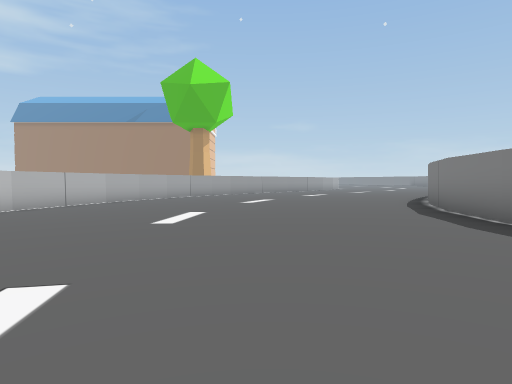
[1] (above)

22 first-person views from a walk through a 3-D level made in the Unity game engine. The camera is 1.3 m above the floor, tilts 2° down and sees 75° across. The floor is counted in squares, 2 m on a side. Each view is taken from the middle of a square. On the plan, view 1 faces up. The plan holds only what a view shows up to about 10 squares ahead; the rest is blank. The place goes on beyond the plan. The player character is not drawn.

[2]
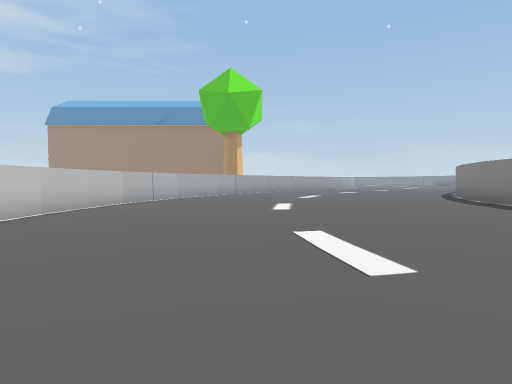

[3]
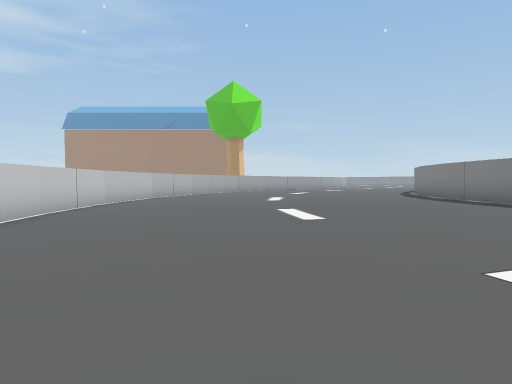

[4]
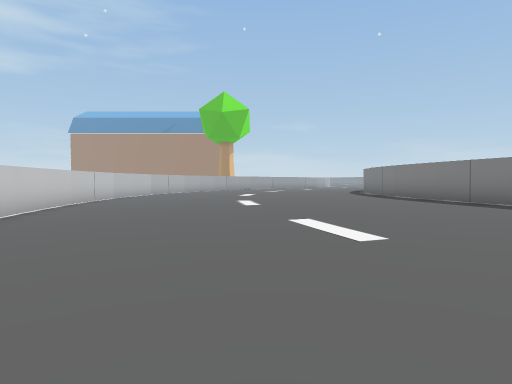

[5]
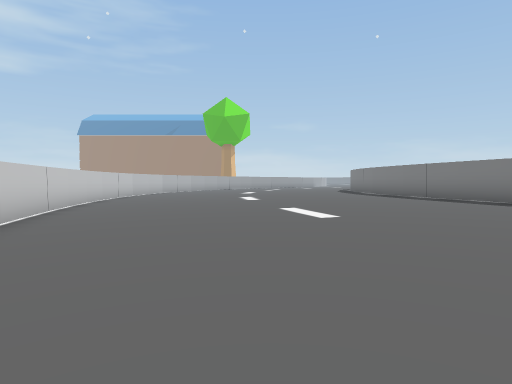

[6]
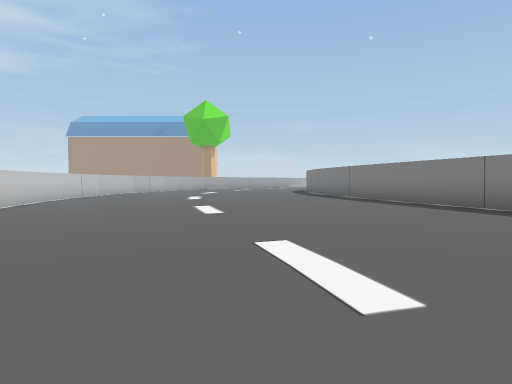

[7]
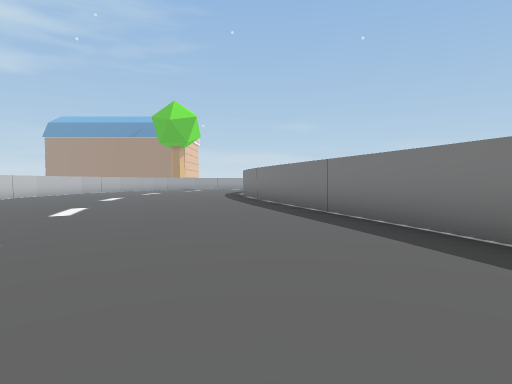

[8]
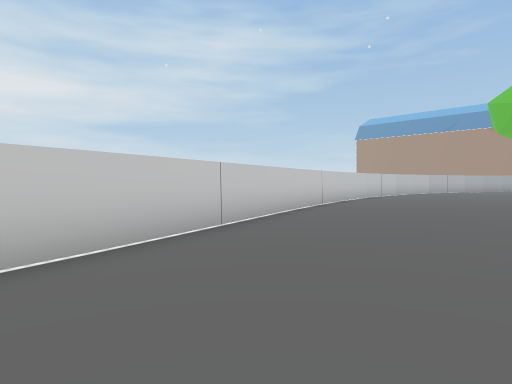

[9]
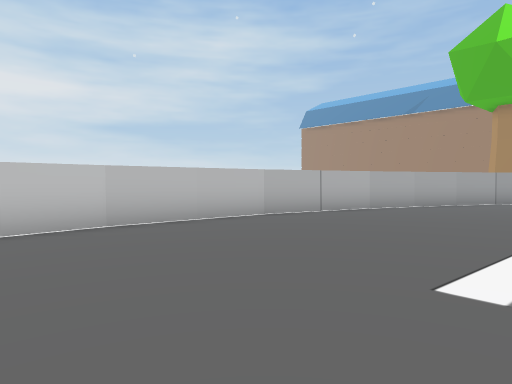

[10]
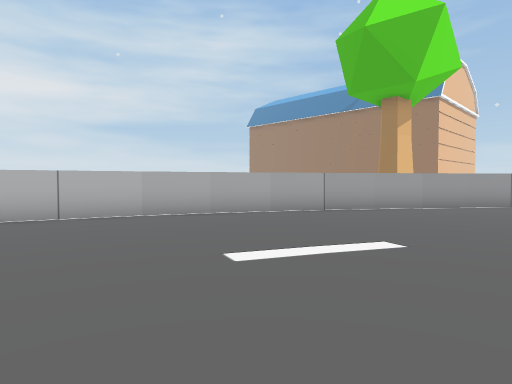

[11]
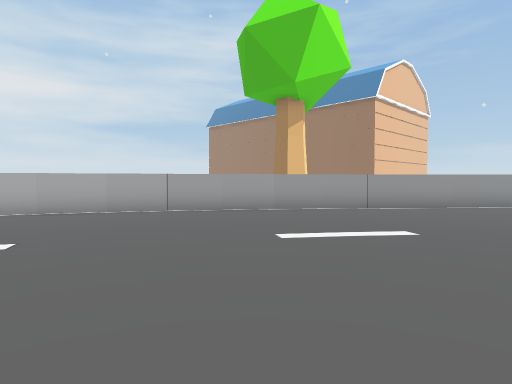

[12]
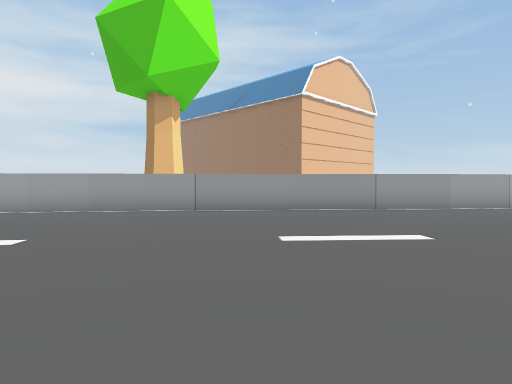

[13]
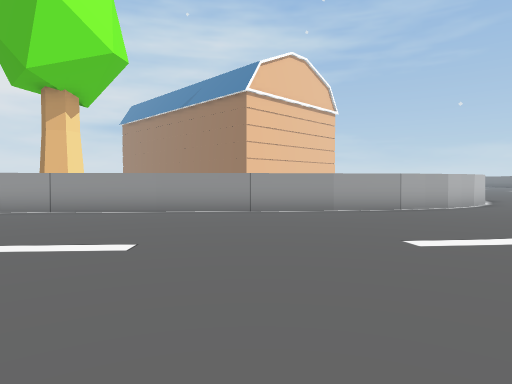

[14]
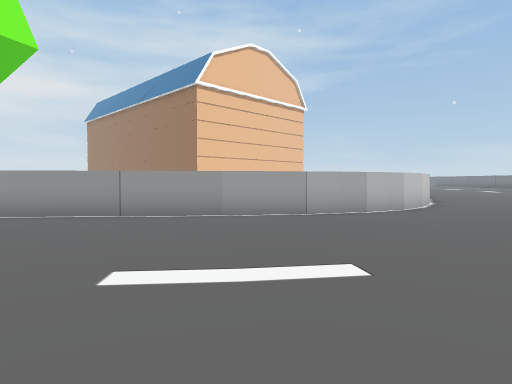

[15]
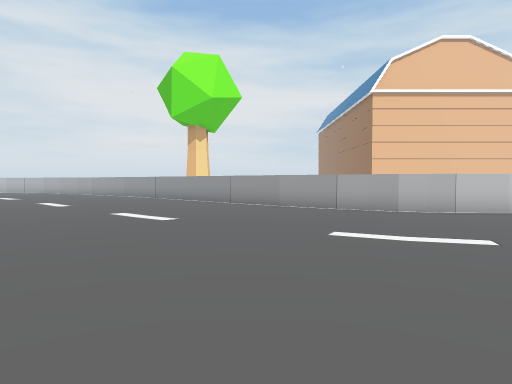

[16]
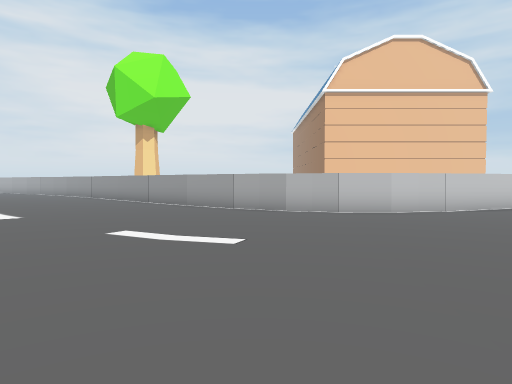

[17]
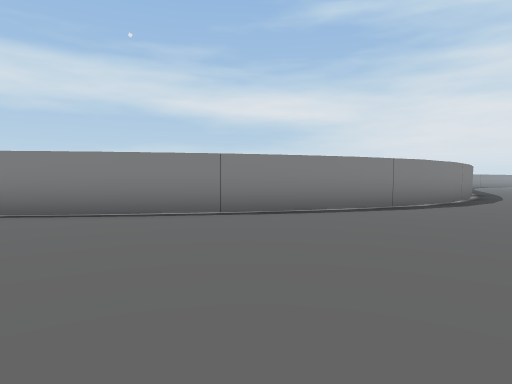

[18]
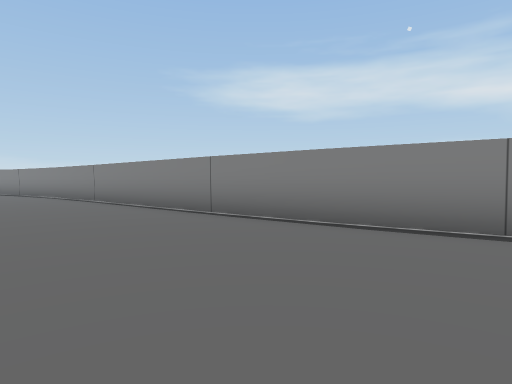

[19]
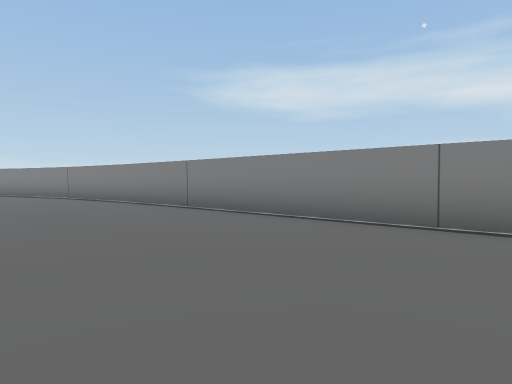

[20]
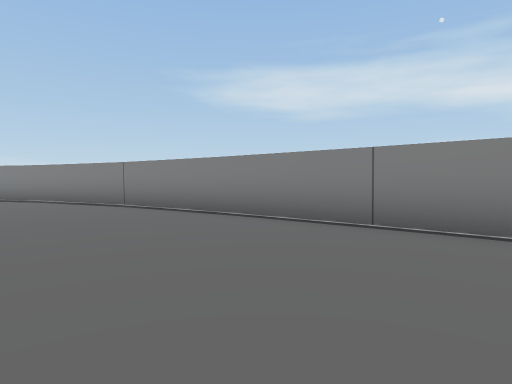

[21]
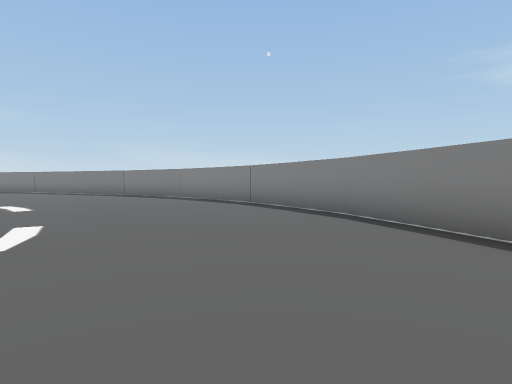

[22]
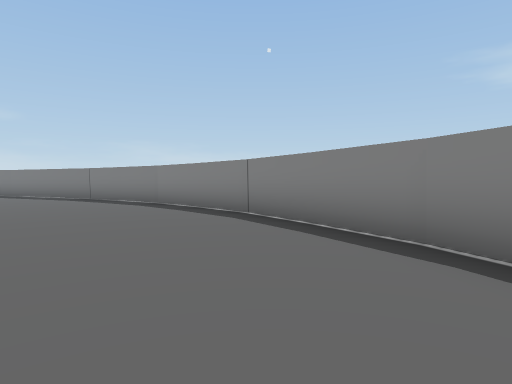

### Floor plan
Key: @ floor where view 1 was taken; # wall or solid block; . main floor; : floor 0.25 m higher than the main floor; - floor 0.25 m lower than the main floor.
Columns run from 7 left of view 1 to 18 right of it. Each row starts with its distance up from view 1.
 31               #---......:#
 30               #---......:#
 29              ##--.......:#
 28              #---.......:#
 27             ##---.......##
 26            ##---........#
 25           ##----.......:#
 24           #----........##
 23          ##---........:#
 22         ##---.........##
 21        ##---.........##
 20       ##---.........:#
 19      ##---.........:##
 18      #----.........##
 17     ##---.........##
 16    ##---.........##
 15    #---.........##
 14   ##---........##
 13   #---........:#
 12  ##---.......:##
 11  #---........##
 10  #---.......##
  9 ##--........#
  8 #---.......##
  7 #---.......#
  6 #---.......#
  5 #---......:#
  4 #---......:#
  3 #---......:#
  2 #---.......#
  1 #---.......#
  0 #---...@...##
 -1 ##--.......:#
 -2  #---......:#
 -3  #---.......#
 -4  #---.......##
 -5  ##--.......:#
 -6   #---.......#
 -7   #---.......##
 -8   ##--.......:#
 -9    #---.......
-10    #---......
-11    ##--..  .

Positions as (right, up) in squares from view 1, and headings:
1: (0, 0), facing up
2: (-2, -2), facing up
3: (-2, -5), facing up
4: (-1, -8), facing up
5: (-1, -10), facing up
6: (1, -11), facing up
7: (4, -11), facing up
8: (0, -11), facing up-left
9: (-1, 3), facing up-left
10: (2, 8), facing up-left
11: (5, 11), facing up-left
12: (8, 15), facing up-left
13: (10, 18), facing up-left
14: (11, 21), facing up-left
15: (16, 25), facing left
16: (16, 28), facing left
17: (1, 14), facing down-right
18: (2, 13), facing right
19: (4, 16), facing right
20: (7, 19), facing right
21: (11, 22), facing up-right
22: (13, 24), facing up-right
